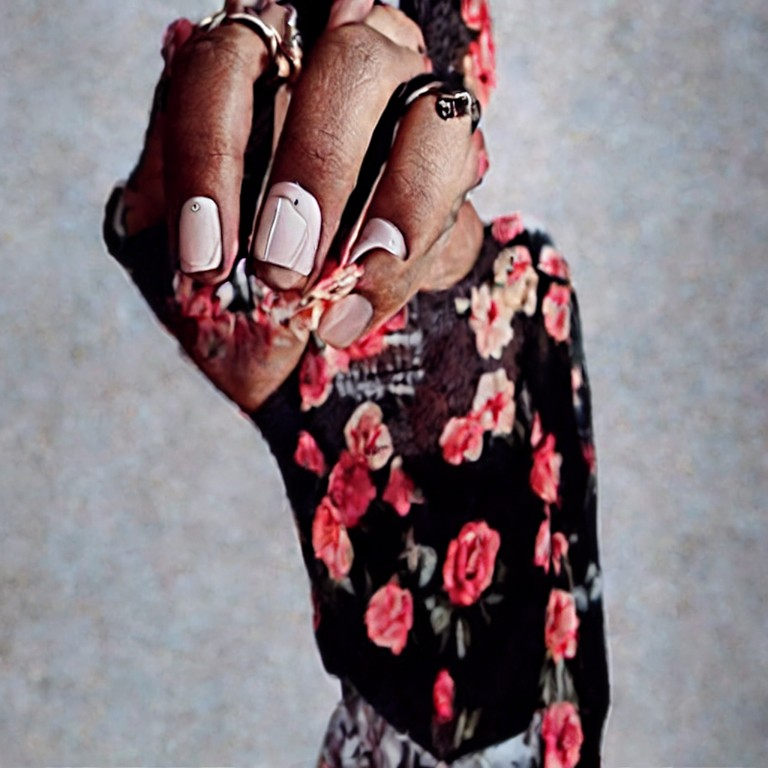
#> input picture vyton/packs/night10/e2e_hand_v10b.jpg, 768 x 768 px, given in place of e2e_hand_v10b.png, which was not available
$ python hand_v11b.py
#> lines starting #> are read from the running program, lines starting #| are printed output that depends on the picture; after the words box and inside, x2 and y2 are one past the last pixel; in counts of white or black regions, pixels touching at a corner belong together; pictures that were not available may be replaced by others from this repository, and a replacement may not be noted
# v11终极:甲饰边缘+手背次表面散射+全局噪声统一
import numpy as np
from PIL import Image
import cv2

BASE = "B:/mode/vton_training"
img = np.asarray(Image.open(BASE + "/e2e_hand_v10b.png").convert("RGB")).astype(np.float32)
H, W = img.shape[:2]
#> H = 768; W = 768
r, g, b = img[...,0], img[...,1], img[...,2]
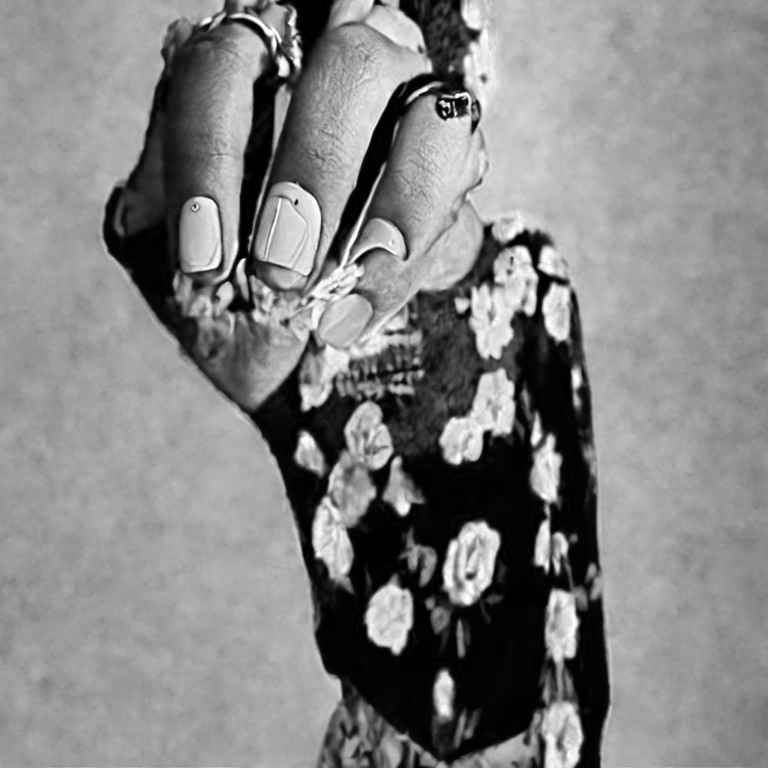
#> r: shape (768, 768) float32; min 0, max 255, mean 132.3
skin_raw = ((r>95)&(g>40)&(b>20)&(r>g)&(r>b)).astype(np.float32)
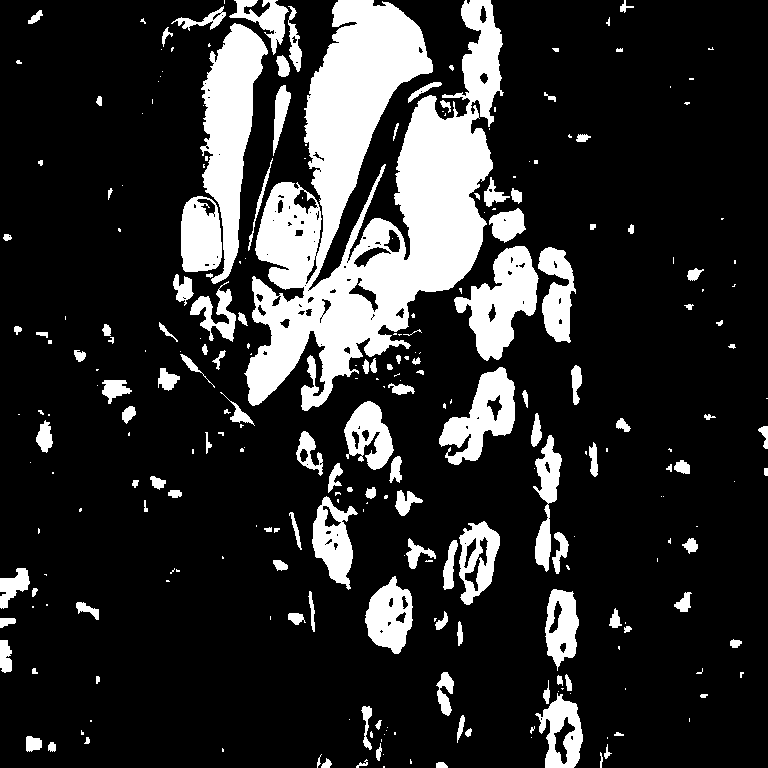
#> skin_raw: shape (768, 768) float32; values 0 (black) and 1 (white), 18.3% white; 269 white regions (133 under 20 px), largest, box (x1, y1, x2, y2) and area: (244, 0, 504, 411) 52686, (200, 23, 268, 284) 8595, (454, 246, 539, 361) 4867
skin = cv2.GaussianBlur(skin_raw, (0,0), 8)[..., None]
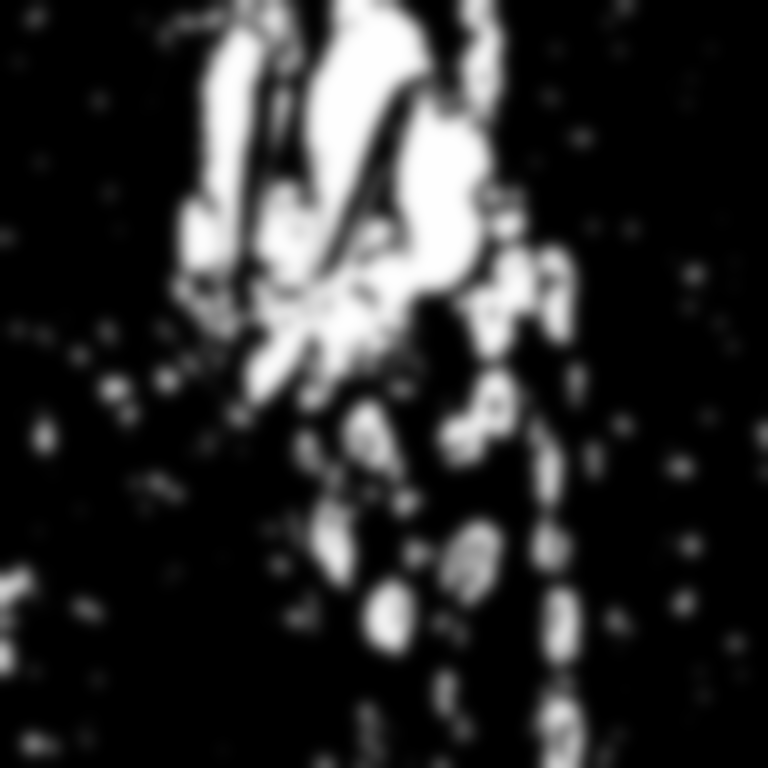
#> skin: shape (768, 768, 1) float32; min 0, max 1, mean 0.183

# 1.甲饰边缘锐化:高光区(指甲)局部CLAHE+unsharp
lum = img.mean(2, keepdims=True)
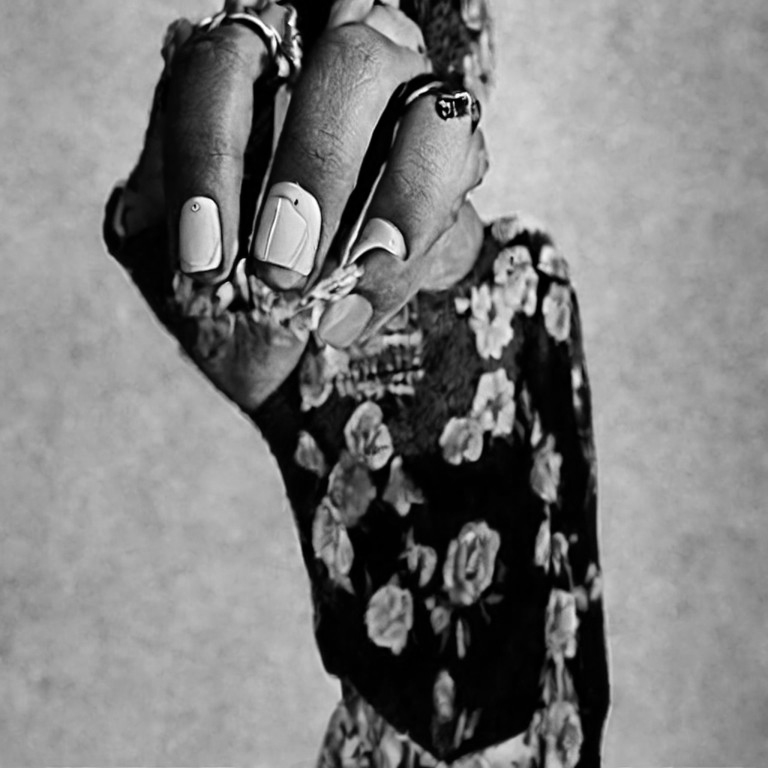
#> lum: shape (768, 768, 1) float32; min 0, max 255, mean 124.9
nail = (lum > np.percentile(lum, 88)).astype(np.float32)
#> nail: shape (768, 768, 1) float32; values 0 (black) and 1 (white), 11.9% white; 431 white regions (283 under 20 px), largest, box (x1, y1, x2, y2) and area: (466, 0, 637, 354) 31192, (265, 183, 321, 275) 3008, (594, 389, 644, 549) 2913
nail = cv2.GaussianBlur(nail, (0,0), 3)[..., None]
sharp = img + (img - cv2.GaussianBlur(img, (0,0), 2.6)) * 0.48
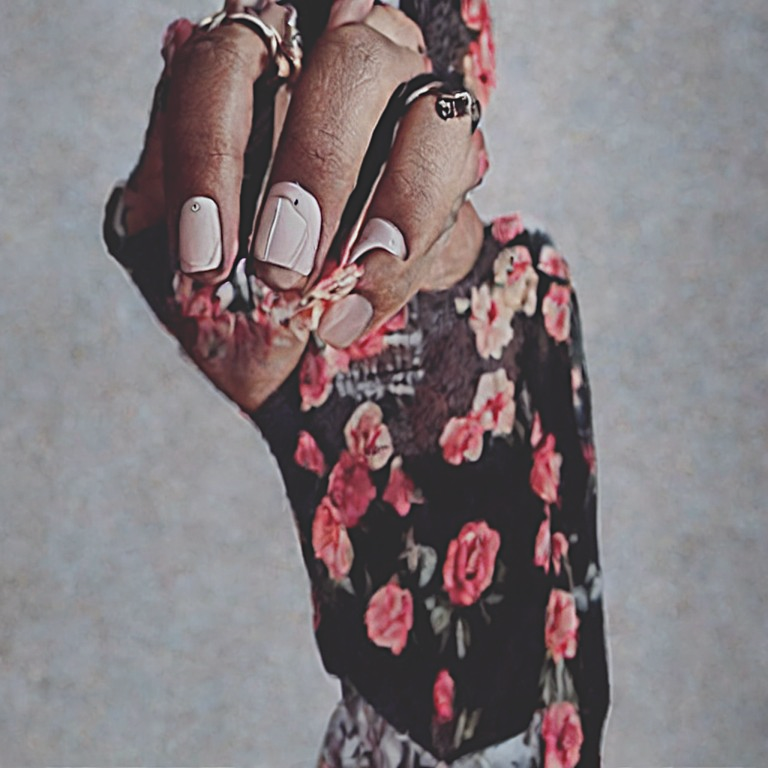
#> sharp: shape (768, 768, 3) float32; mean R, G, B 132.3, 118.6, 123.7; drawn with min black and max white
img2 = img * (1 - nail*0.5) + sharp * (nail*0.5)

# 2.手背次表面散射:皮肤暖色低频渗透(红通道模糊混入)+高光蜡感柔化
ss = cv2.GaussianBlur(img2 * np.array([1.15, 0.9, 0.85]), (0,0), 14)
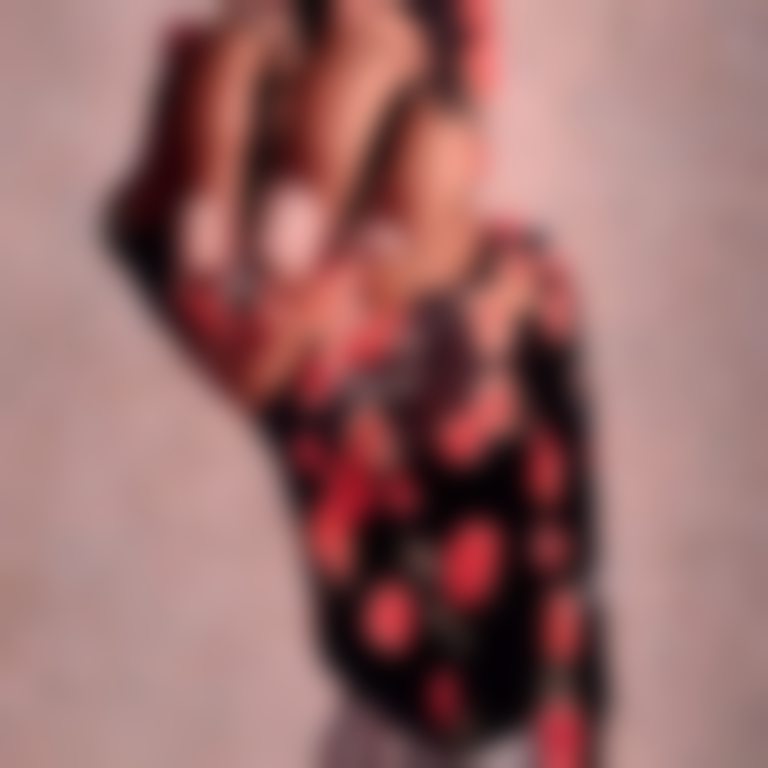
#> ss: shape (768, 768, 3) float64; mean R, G, B 152.3, 106.8, 105.2
img3 = img2 * 0.88 + ss * 0.12 * skin
# 高光柔化:过亮皮肤压一点(去蜡平亮)
hi = (lum > 200).astype(np.float32)
#> hi: shape (768, 768, 1) float32; values 0 (black) and 1 (white), 2.5% white; 197 white regions (128 under 20 px), largest, box (x1, y1, x2, y2) and area: (467, 51, 553, 220) 5875, (276, 183, 320, 275) 2050, (196, 198, 220, 270) 924
hi = cv2.GaussianBlur(hi, (0,0), 6)[..., None]
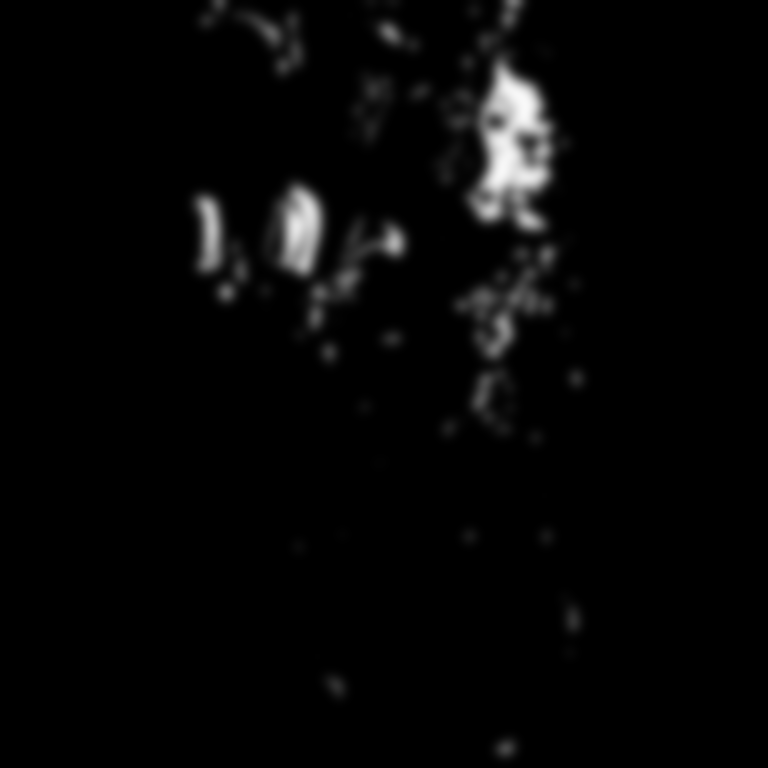
#> hi: shape (768, 768, 1) float32; min 0, max 0.978, mean 0.025
img3 = img3 * (1 - hi*0.10*skin) + (img3*0.94) * (hi*0.10*skin)

# 3.全局噪声统一:全图加同参数细颗粒(皮肤与背景同源噪声)
rng = np.random.default_rng(11)
uni = cv2.GaussianBlur(rng.normal(0, 1.4, (H, W, 1)).astype(np.float32), (0,0), 0.8)[..., None]
img4 = img3 + uni * 0.8

out = np.clip(img4, 0, 255).astype(np.uint8)
Image.fromarray(out).save(BASE + "/e2e_hand_v11b.png")
print("V11_DONE")
